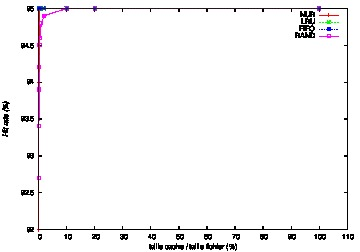

The gnuplot source for this figure:
set style data linespoints
set xlabel "taille cache / taille fichier (%)"
set ylabel "Hit rate (%)" font "Helvetica-Oblique"
set label "Effet de la taille du cache (test )" font "Helvetica-Bold,18" at 400,70
set encoding utf8
set terminal postscript eps color
set output "t1-cache_size-inv.eps"
plot "t1-cache_size-inv" using 1:2 t "NUR", "t1-cache_size-inv" using 1:3 t "LRU", "t1-cache_size-inv" using 1:4 t "FIFO", "t1-cache_size-inv" using 1:5 t "RAND"
